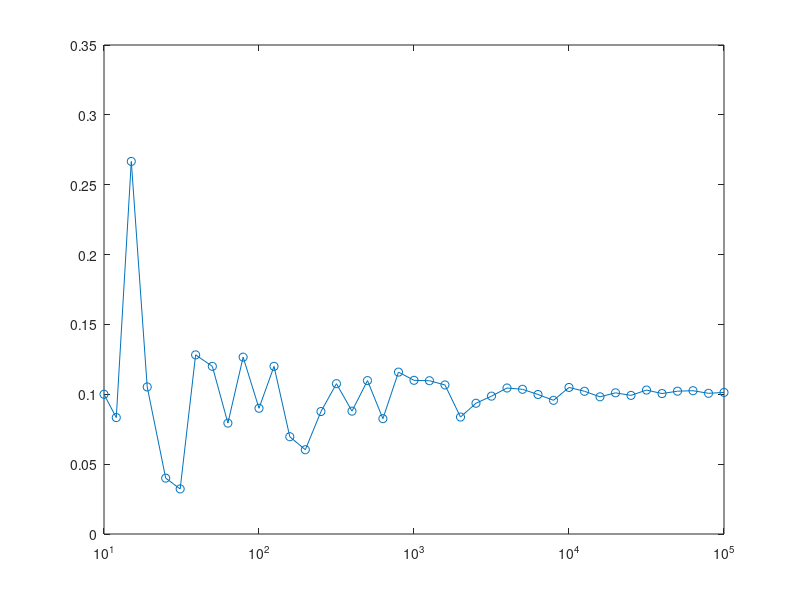

The MATLAB source for this figure: (Note: this script raises an error after producing the figure.)
%numerical intergral of f(u) 
f = @(u) 1./(u.^2 + (1./(u.^6)));
I = integral(f,0,1);


%{
integral approx.
row vectors contaning the varriable exponenet of renditions of N, a row
vector to hold the values of E(N)and the 2 vectors that will be ploted 
against echother to obtain the  of the estimated integral as a function of
N 
%}
values_of_n = (1: 0.1 : 5);
points_under_f_for_givenN = zeros(1,length(values_of_n));

values_of_N = zeros(1,length(values_of_n));
ratio_of_points = zeros(1,length(values_of_n));

%{
nested loops to cycle thought renditions of N and
random point genarations N number of times
%}

for i = 1:length(values_of_n)

    N = floor(10.^values_of_n(i));
    counter_for_points_undr_f = 0;
    
     for j = 1:N
      x = rand;
      y = rand; 

      if y < f(x)
          counter_for_points_undr_f = counter_for_points_undr_f + 1;
      end
     end
      points_under_f_for_givenN(i) = counter_for_points_undr_f;
end

%{
now we have a vector full of the renditions of the exponent n and 
the number of point that we "under the curve" and need to get the ratio 
of points below the curve, as well as the N values to obtain the plot of the
estimate of the integral for a given value of N
%}


for k = 1:length(values_of_n)
    values_of_N(k) = floor(10.^values_of_n(k));
    ratio_of_points(k) = points_under_f_for_givenN(k)./(values_of_N(k));
end

plot(values_of_N,ratio_of_points,'o-');
set(gca, 'XScale', 'log');
hold on
yline(I,'k--');
hold off
xlabel('N (number of points sampled)(In log scale)');
ylabel('E(N)');
title('Monte Carlo Estimate of the Integral for Varrious Sample Sizes');
grid on
legend('Monte Carlo estimate', 'True value of integral');